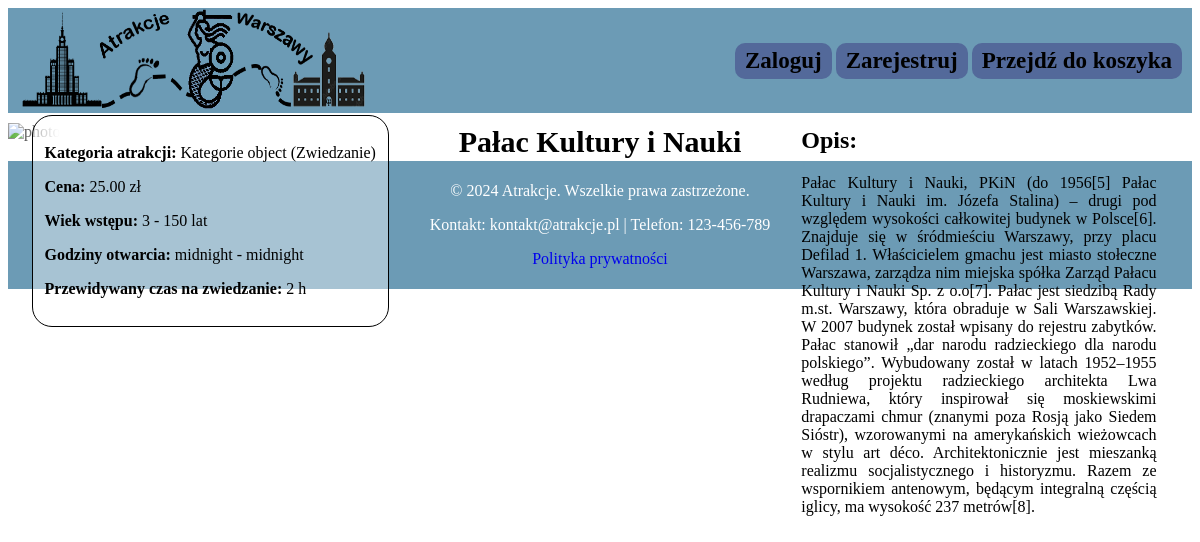
The app's page /atrakcje/1/ with its own data.
### mainapp/models.py (models this page shows, shortened)
class Atrakcja(models.Model):
    nazwa_atrakcji = models.CharField(max_length=50, default="Atrakcja")
    opis = models.TextField(max_length=1100)
    kategoria = models.ForeignKey(Kategorie, on_delete=models.CASCADE)
    cena_podstawowa = models.DecimalField(max_digits=10, decimal_places=2, default=Decimal('0.00'))
    wiek_min = models.IntegerField()
    wiek_max = models.IntegerField()
    godzina_otwarcia = models.TimeField()
    godzina_zamkniecia = models.TimeField()
    czas_na_zwiedzanie = models.PositiveIntegerField()
    obraz = models.CharField(max_length=10000, default="")

class Kategorie(models.Model):
    nazwa_kategorii = models.CharField(max_length=50, primary_key=True)

### mainapp/views.py (the view)
# urls.py: path('atrakcje/<int:atrakcja_id>/', views.atrakcja, name='atrakcja'),
def atrakcja(request, atrakcja_id):
    logger.debug(f"Rozpoczęcie wyświetlania szczegółów atrakcji: {atrakcja_id}")
    atrakcja = get_object_or_404(Atrakcja, pk=atrakcja_id)
    obrazy = atrakcja.obraz.split(';')
    pierwszy_obraz = obrazy[0]
    logger.info(f"Załadowano szczegóły atrakcji: {atrakcja_id}")
    return render(request, 'atrakcja.html', {'atrakcja': atrakcja, 'pierwszy_obraz': pierwszy_obraz})

### mainapp/templates/atrakcja.html
{% extends 'base.html' %}
{% load static %}
{% block content %}
<link rel="stylesheet" href="{% static 'css/atrakcja.css' %}">
    <div class="atrakcja">
        <img src="{{ pierwszy_obraz }}" alt="photo" id="obraz">
        <h2 id="nazwa_atrakcji">{{ atrakcja.nazwa_atrakcji }}</h2>
        <div class="opis">
            <h2><b>Opis:</b></h2>
            <p>{{ atrakcja.opis }}</p>
        </div>
        <div class="info">
            <p><b>Kategoria atrakcji:</b> {{ atrakcja.kategoria }}</p>
            <p><b>Cena:</b> {{ atrakcja.cena_podstawowa }} zł</p>
            <p><b>Wiek wstępu:</b> {{ atrakcja.wiek_min }} - {{ atrakcja.wiek_max }} lat</p>
            <p><b>Godziny otwarcia:</b> {{ atrakcja.godzina_otwarcia }} - {{ atrakcja.godzina_zamkniecia }}</p>
            <p><b>Przewidywany czas na zwiedzanie:</b> {{ atrakcja.czas_na_zwiedzanie }} h</p>
        </div>
    </div>
{% endblock %}

### mainapp/templates/base.html (shortened to what this page needs)
<!DOCTYPE html>
<html lang="pl">
{% load static %}
<head>
    <link rel="stylesheet" href="{% static 'css/base.css' %}">
    <link rel="stylesheet" href="{% static 'css/powiadomienia.css' %}">
</head>
<body>
<div class="naglowek">
    <a href="{% url 'home' %}">
        <img src="{% static 'global_photos/logo.png' %}" alt="photo">
    </a>
    <div>
        {% if user.is_authenticated %}
        <a href="{% url 'plan_uzytkownika' %}"><div class="zarejestruj"><b>{{ user.username }}</b></div></a>
            <a href="{% url 'logout' %}">
                <div class="zarejestruj"><b>Wyloguj</b></div>
            </a>
            <a href="{%  url 'koszyk' %}">
                <div class="koszyk"><b>Przejdź do koszyka</b></div>
            </a>
        {% else %}
            <a href="{% url 'login' %}">
                <div class="zaloguj"><b>Zaloguj</b></div>
            </a>
            <a href="{% url 'signup' %}">
                <div class="zarejestruj"><b>Zarejestruj</b></div>
            </a>
            <a href="{% url 'login' %}?source=koszyk">
                <div class="koszyk"><b>Przejdź do koszyka</b></div>
            </a>
        {% endif %}
    </div>
</div>
{% block content %}
{% endblock %}
<footer class="footer">
    <div class="footer-content">
        <p>&copy; 2024 Atrakcje. Wszelkie prawa zastrzeżone.</p>
        <p>Kontakt: kontakt@atrakcje.pl | Telefon: 123-456-789</p>
        <p><a href="{% url 'privacy_policy' %}">Polityka prywatności</a></p>
    </div>
</footer>
</body>
</html>

### mainapp/static/css/base.css (style rules this page uses)
.naglowek { height: 85px; background-color: #6c9bb5; display: flex; justify-content: space-between; align-items: center; padding: 10px; }
.naglowek img { width: 350px; height: 100px; }
.zarejestruj, .zaloguj, .koszyk { display: inline-block; font-size: 23px; background-color: #53699a; border-radius: 10px; padding: 5px 10px; color: black; }
a { text-decoration: none; }
.footer { background-color: #6c9bb5; color: #fff; text-align: center; padding: 5px; margin-top: 20px; bottom: 0; }

### mainapp/static/css/atrakcja.css (style rules this page uses)
#obraz { width: 100%; mask-image: linear-gradient(to right, rgba(0,0,0,1) 0%, rgba(0,0,0,0) 100%); }
.atrakcja h2 { margin-top: 0; }
.opis { width: 30%; position: absolute; top: 8%; right: 2%; padding: 1%; }
.info { position: absolute; top: 8%; left: 2%; padding: 1%; border: 1px solid black; border-radius: 20px; background-color: white; background-color: rgba(255, 255, 255, 0.4); }
#nazwa_atrakcji { position: absolute; top: 2%; left: 50%; transform: translateX(-50%); padding: 1%; font-size: 30px; }

### records on screen
Atrakcja: nazwa_atrakcji "Pałac Kultury i Nauki", opis "Pałac Kultury i Nauki, PKiN (do 1956[5] Pałac Kultury i Nauki im. Józefa Stalina) – drugi pod względem wysokości całkowitej budynek w Polsce[6]. Znajduje się w śródmieściu Warszawy, przy placu Defilad 1. Właścicielem gmachu jest miasto stołeczne Warszawa, zarządza nim miejska spółka Zarząd Pałacu Kultury i Nauki Sp. z o.o[7]. Pałac jest siedzibą Rady m.st. Warszawy, która obraduje w Sali Warszawskiej. W 2007 budynek został wpisany do rejestru zabytków. Pałac stanowił „dar narodu radzieckiego dla narodu polskiego”. Wybudowany został w latach 1952–1955 według projektu radzieckiego architekta Lwa Rudniewa, który inspirował się moskiewskimi drapaczami chmur (znanymi poza Rosją jako Siedem…", kategoria "Kategorie object (Zwiedzanie)", cena_podstawowa "25.00", wiek_min "3", wiek_max "150", godzina_otwarcia "midnight", godzina_zamkniecia "midnight", czas_na_zwiedzanie "2"
